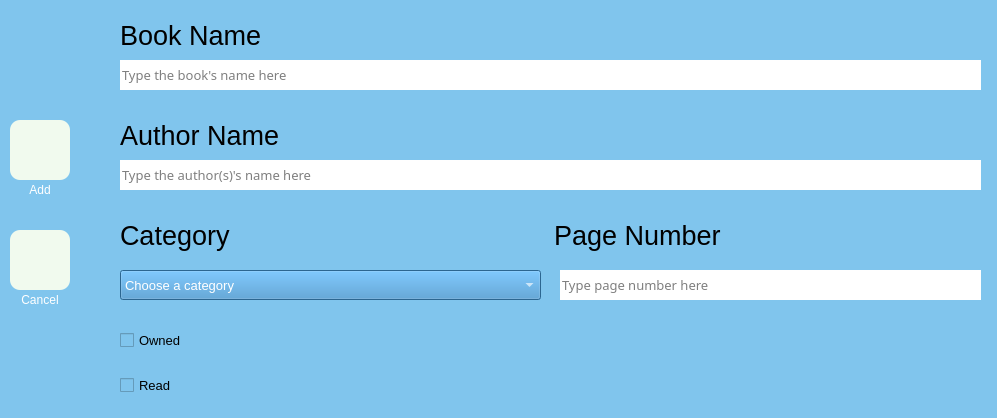
<?xml version="1.0" encoding="UTF-8"?>
<ui version="4.0">
 <class>addBookWindow</class>
 <widget class="QWidget" name="addBookWindow">
  <property name="geometry">
   <rect>
    <x>0</x>
    <y>0</y>
    <width>997</width>
    <height>418</height>
   </rect>
  </property>
  <property name="minimumSize">
   <size>
    <width>0</width>
    <height>0</height>
   </size>
  </property>
  <property name="windowTitle">
   <string>Add Book</string>
  </property>
  <property name="windowIcon">
   <iconset>
    <normaloff>media/Logom2.ico</normaloff>media/Logom2.ico</iconset>
  </property>
  <property name="styleSheet">
   <string notr="true">background:#80c5ed;</string>
  </property>
  <widget class="QLabel" name="label">
   <property name="geometry">
    <rect>
     <x>120</x>
     <y>20</y>
     <width>861</width>
     <height>30</height>
    </rect>
   </property>
   <property name="font">
    <font>
     <pointsize>20</pointsize>
    </font>
   </property>
   <property name="text">
    <string>Book Name</string>
   </property>
  </widget>
  <widget class="QLabel" name="label_2">
   <property name="geometry">
    <rect>
     <x>120</x>
     <y>120</y>
     <width>861</width>
     <height>30</height>
    </rect>
   </property>
   <property name="font">
    <font>
     <pointsize>20</pointsize>
    </font>
   </property>
   <property name="text">
    <string>Author Name</string>
   </property>
  </widget>
  <widget class="QLineEdit" name="book_name_label">
   <property name="enabled">
    <bool>true</bool>
   </property>
   <property name="geometry">
    <rect>
     <x>120</x>
     <y>60</y>
     <width>861</width>
     <height>30</height>
    </rect>
   </property>
   <property name="font">
    <font>
     <family>Microsoft YaHei UI Light</family>
     <pointsize>10</pointsize>
     <italic>false</italic>
    </font>
   </property>
   <property name="cursor">
    <cursorShape>ArrowCursor</cursorShape>
   </property>
   <property name="styleSheet">
    <string notr="true">background:white;
border:0px;</string>
   </property>
   <property name="text">
    <string/>
   </property>
   <property name="readOnly">
    <bool>false</bool>
   </property>
   <property name="placeholderText">
    <string>Type the book's name here</string>
   </property>
   <property name="clearButtonEnabled">
    <bool>false</bool>
   </property>
  </widget>
  <widget class="QLineEdit" name="author_name_label">
   <property name="geometry">
    <rect>
     <x>120</x>
     <y>160</y>
     <width>861</width>
     <height>30</height>
    </rect>
   </property>
   <property name="font">
    <font>
     <family>Microsoft YaHei UI Light</family>
     <pointsize>10</pointsize>
     <italic>false</italic>
    </font>
   </property>
   <property name="styleSheet">
    <string notr="true">background:white;
border:0px;</string>
   </property>
   <property name="text">
    <string/>
   </property>
   <property name="readOnly">
    <bool>false</bool>
   </property>
   <property name="placeholderText">
    <string>Type the author(s)'s name here</string>
   </property>
  </widget>
  <widget class="QWidget" name="horizontalLayoutWidget">
   <property name="geometry">
    <rect>
     <x>120</x>
     <y>210</y>
     <width>861</width>
     <height>51</height>
    </rect>
   </property>
   <layout class="QHBoxLayout" name="horizontalLayout">
    <item>
     <widget class="QLabel" name="label_3">
      <property name="font">
       <font>
        <pointsize>20</pointsize>
       </font>
      </property>
      <property name="text">
       <string>Category</string>
      </property>
     </widget>
    </item>
    <item>
     <widget class="QLabel" name="label_4">
      <property name="font">
       <font>
        <pointsize>20</pointsize>
       </font>
      </property>
      <property name="text">
       <string>Page Number</string>
      </property>
     </widget>
    </item>
   </layout>
  </widget>
  <widget class="QLineEdit" name="page_label">
   <property name="geometry">
    <rect>
     <x>560</x>
     <y>270</y>
     <width>421</width>
     <height>30</height>
    </rect>
   </property>
   <property name="font">
    <font>
     <family>Microsoft YaHei UI Light</family>
     <pointsize>10</pointsize>
     <italic>false</italic>
    </font>
   </property>
   <property name="styleSheet">
    <string notr="true">background:white;
border:0px;</string>
   </property>
   <property name="text">
    <string/>
   </property>
   <property name="readOnly">
    <bool>false</bool>
   </property>
   <property name="placeholderText">
    <string>Type page number here</string>
   </property>
  </widget>
  <widget class="QCheckBox" name="owned_check">
   <property name="geometry">
    <rect>
     <x>120</x>
     <y>320</y>
     <width>91</width>
     <height>41</height>
    </rect>
   </property>
   <property name="font">
    <font>
     <family>Microsoft YaHei UI</family>
     <pointsize>10</pointsize>
    </font>
   </property>
   <property name="text">
    <string>Owned</string>
   </property>
  </widget>
  <widget class="QCheckBox" name="read_check">
   <property name="geometry">
    <rect>
     <x>120</x>
     <y>370</y>
     <width>91</width>
     <height>31</height>
    </rect>
   </property>
   <property name="font">
    <font>
     <family>Microsoft YaHei UI</family>
     <pointsize>10</pointsize>
    </font>
   </property>
   <property name="text">
    <string>Read</string>
   </property>
  </widget>
  <widget class="QPushButton" name="add_but">
   <property name="geometry">
    <rect>
     <x>10</x>
     <y>120</y>
     <width>60</width>
     <height>60</height>
    </rect>
   </property>
   <property name="cursor">
    <cursorShape>PointingHandCursor</cursorShape>
   </property>
   <property name="styleSheet">
    <string notr="true">background:#f1faee;
border-radius:10px;</string>
   </property>
   <property name="text">
    <string/>
   </property>
   <property name="icon">
    <iconset>
     <normaloff>../media/add.png</normaloff>../media/add.png</iconset>
   </property>
   <property name="iconSize">
    <size>
     <width>40</width>
     <height>40</height>
    </size>
   </property>
  </widget>
  <widget class="QPushButton" name="cancel_but">
   <property name="geometry">
    <rect>
     <x>10</x>
     <y>230</y>
     <width>60</width>
     <height>60</height>
    </rect>
   </property>
   <property name="cursor">
    <cursorShape>PointingHandCursor</cursorShape>
   </property>
   <property name="styleSheet">
    <string notr="true">background:#f1faee;
border-radius:10px;</string>
   </property>
   <property name="text">
    <string/>
   </property>
   <property name="icon">
    <iconset>
     <normaloff>../media/close.png</normaloff>../media/close.png</iconset>
   </property>
   <property name="iconSize">
    <size>
     <width>40</width>
     <height>40</height>
    </size>
   </property>
  </widget>
  <widget class="QLabel" name="label_7">
   <property name="geometry">
    <rect>
     <x>10</x>
     <y>180</y>
     <width>60</width>
     <height>20</height>
    </rect>
   </property>
   <property name="styleSheet">
    <string notr="true">color:white;</string>
   </property>
   <property name="text">
    <string>Add</string>
   </property>
   <property name="alignment">
    <set>Qt::AlignCenter</set>
   </property>
  </widget>
  <widget class="QLabel" name="label_8">
   <property name="geometry">
    <rect>
     <x>10</x>
     <y>290</y>
     <width>60</width>
     <height>20</height>
    </rect>
   </property>
   <property name="styleSheet">
    <string notr="true">color:white;</string>
   </property>
   <property name="text">
    <string>Cancel</string>
   </property>
   <property name="alignment">
    <set>Qt::AlignCenter</set>
   </property>
  </widget>
  <widget class="QComboBox" name="cat_combo">
   <property name="enabled">
    <bool>true</bool>
   </property>
   <property name="geometry">
    <rect>
     <x>120</x>
     <y>270</y>
     <width>421</width>
     <height>30</height>
    </rect>
   </property>
   <property name="font">
    <font>
     <family>Microsoft YaHei UI</family>
     <pointsize>10</pointsize>
    </font>
   </property>
   <property name="autoFillBackground">
    <bool>false</bool>
   </property>
   <property name="styleSheet">
    <string notr="true">background:#3e8fc9;
color:white;</string>
   </property>
   <property name="editable">
    <bool>false</bool>
   </property>
   <item>
    <property name="text">
     <string>Choose a category</string>
    </property>
   </item>
   <item>
    <property name="text">
     <string>Academic</string>
    </property>
   </item>
   <item>
    <property name="text">
     <string>Art</string>
    </property>
   </item>
   <item>
    <property name="text">
     <string>Biography</string>
    </property>
   </item>
   <item>
    <property name="text">
     <string>Business</string>
    </property>
   </item>
   <item>
    <property name="text">
     <string>Economics</string>
    </property>
   </item>
   <item>
    <property name="text">
     <string>History</string>
    </property>
   </item>
   <item>
    <property name="text">
     <string>Law</string>
    </property>
   </item>
   <item>
    <property name="text">
     <string>Novel</string>
    </property>
   </item>
   <item>
    <property name="text">
     <string>Personal Evolution</string>
    </property>
   </item>
   <item>
    <property name="text">
     <string>Philosophy</string>
    </property>
   </item>
   <item>
    <property name="text">
     <string>Poetry</string>
    </property>
   </item>
   <item>
    <property name="text">
     <string>Politics</string>
    </property>
   </item>
   <item>
    <property name="text">
     <string>Religion</string>
    </property>
   </item>
   <item>
    <property name="text">
     <string>Science</string>
    </property>
   </item>
   <item>
    <property name="text">
     <string>Turkish Literature</string>
    </property>
   </item>
   <item>
    <property name="text">
     <string>World Literature</string>
    </property>
   </item>
  </widget>
 </widget>
 <resources/>
 <connections/>
</ui>
